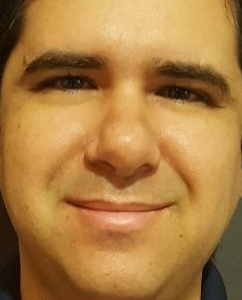
#> input picture preprocessedFaces/alfredo-ramoscropped.jpg, 242 x 300 px; its folder holds only this picture in this run
$ python savingPreprocessedImages.py
#> lines starting #> are read from the running program, lines starting #| are printed output that depends on the picture
#!/usr/bin/env python3
# -*- coding: utf-8 -*-
"""
Created on Sun Mar 14 08:22:33 2021

@author: rysul
"""

import cv2 as cv
import glob

def loadFiles(path):
    '''
    loads all the image files within that path convert them to gray, resize them, and save them in a .jpg image
    '''
#> called with path = 'preprocessedFaces/*'
    for fileName in glob.glob(path):
        img = cv.imread(fileName)
#> img is the input picture: shape (300, 242, 3); mean B, G, R 66.3, 125, 170.9
        imgGray = cv.cvtColor(img, cv.COLOR_BGR2GRAY)
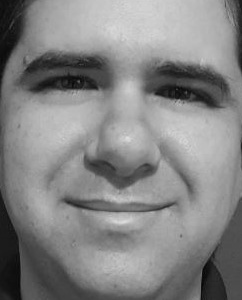
#> imgGray: shape (300, 242); min 4, max 222, mean 132
        fileContent = cv.resize(imgGray, (125,150), interpolation = cv.INTER_AREA)
        f = fileName.split('.')[0]
        f = f.split('/')[1]
        f = f.split('cropped')[0]
        cv.imwrite('resizedFaces/'+ f + 'Resized.jpg', fileContent)


if __name__ == '__main__':

    loadFiles('preprocessedFaces/*')


$ run again, on preprocessedFaces/bin-fucropped.jpg
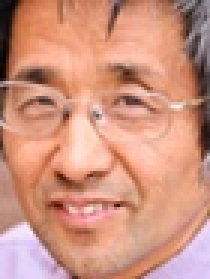
#> input picture preprocessedFaces/bin-fucropped.jpg, 70 x 93 px (shown 3 times larger)
#> in loadFiles, img is the input picture: shape (93, 70, 3); mean B, G, R 127.9, 147.9, 206.8
#> in loadFiles, `imgGray = cv.cvtColor(img, cv.COLOR_BGR2GRAY)`:
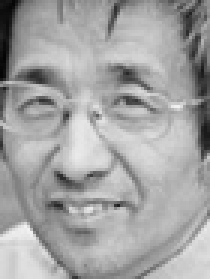
#> imgGray: shape (93, 70) (shown 3 times larger); min 4, max 243, mean 163.3
#> in loadFiles, `fileContent = cv.resize(imgGray, (125,150), interpolation = cv.INTER_A..`:
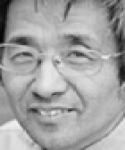
#> fileContent: shape (150, 125); min 4, max 243, mean 163.2

$ run again, on preprocessedFaces/carlos-pena-caballerocropped.jpg
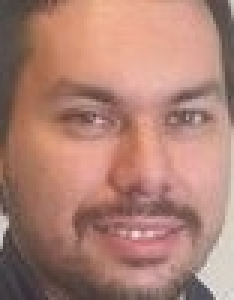
#> input picture preprocessedFaces/carlos-pena-caballerocropped.jpg, 78 x 100 px (shown 3 times larger)
#> in loadFiles, img is the input picture: shape (100, 78, 3); mean B, G, R 116.4, 129.2, 173.7
#> in loadFiles, `imgGray = cv.cvtColor(img, cv.COLOR_BGR2GRAY)`:
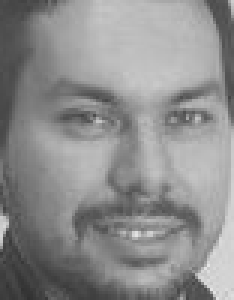
#> imgGray: shape (100, 78) (shown 3 times larger); min 48, max 230, mean 141
#> in loadFiles, `fileContent = cv.resize(imgGray, (125,150), interpolation = cv.INTER_A..`:
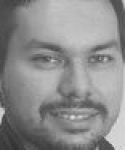
#> fileContent: shape (150, 125); min 48, max 230, mean 141.1

$ run again, on preprocessedFaces/david-torrescropped.jpg
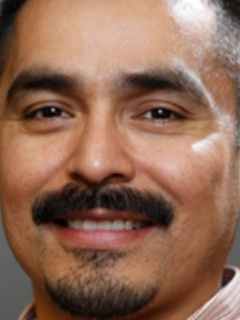
#> input picture preprocessedFaces/david-torrescropped.jpg, 240 x 320 px
#> in loadFiles, img is the input picture: shape (320, 240, 3); mean B, G, R 85.8, 105.5, 144.1
#> in loadFiles, `imgGray = cv.cvtColor(img, cv.COLOR_BGR2GRAY)`:
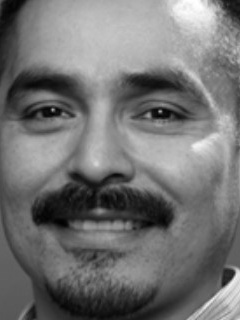
#> imgGray: shape (320, 240); min 0, max 255, mean 114.8
#> in loadFiles, `fileContent = cv.resize(imgGray, (125,150), interpolation = cv.INTER_A..`:
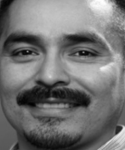
#> fileContent: shape (150, 125); min 1, max 255, mean 114.8

$ run again, on preprocessedFaces/andres-figueroa-lozanocropped.jpg
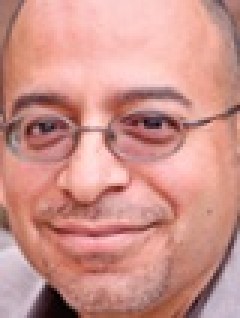
#> input picture preprocessedFaces/andres-figueroa-lozanocropped.jpg, 80 x 106 px (shown 3 times larger)
#> in loadFiles, img is the input picture: shape (106, 80, 3); mean B, G, R 139.1, 147, 205.5
#> in loadFiles, `imgGray = cv.cvtColor(img, cv.COLOR_BGR2GRAY)`:
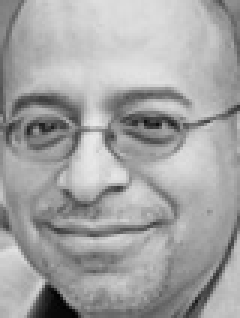
#> imgGray: shape (106, 80) (shown 3 times larger); min 1, max 233, mean 163.6
#> in loadFiles, `fileContent = cv.resize(imgGray, (125,150), interpolation = cv.INTER_A..`:
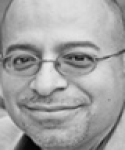
#> fileContent: shape (150, 125); min 3, max 233, mean 163.5
